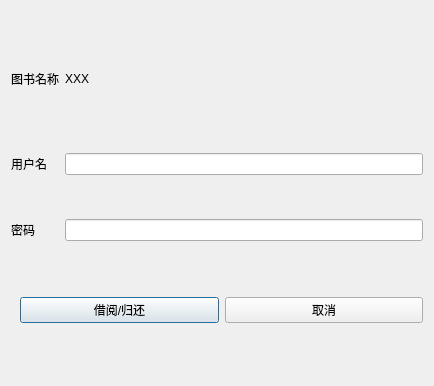
<?xml version="1.0" encoding="UTF-8"?>
<ui version="4.0">
 <class>Dlg_BookGS</class>
 <widget class="QDialog" name="Dlg_BookGS">
  <property name="geometry">
   <rect>
    <x>0</x>
    <y>0</y>
    <width>434</width>
    <height>386</height>
   </rect>
  </property>
  <property name="windowTitle">
   <string>Dialog</string>
  </property>
  <layout class="QGridLayout" name="gridLayout_2">
   <item row="0" column="0">
    <widget class="QLabel" name="label">
     <property name="text">
      <string>图书名称</string>
     </property>
    </widget>
   </item>
   <item row="0" column="1">
    <widget class="QLabel" name="lb_name">
     <property name="maximumSize">
      <size>
       <width>16777215</width>
       <height>60</height>
      </size>
     </property>
     <property name="text">
      <string>XXX</string>
     </property>
    </widget>
   </item>
   <item row="1" column="0">
    <widget class="QLabel" name="label_2">
     <property name="text">
      <string>用户名</string>
     </property>
    </widget>
   </item>
   <item row="1" column="1">
    <widget class="QLineEdit" name="le_user"/>
   </item>
   <item row="2" column="0">
    <widget class="QLabel" name="label_3">
     <property name="text">
      <string>密码</string>
     </property>
    </widget>
   </item>
   <item row="2" column="1">
    <widget class="QLineEdit" name="le_password"/>
   </item>
   <item row="3" column="0" colspan="2">
    <widget class="QWidget" name="widget" native="true">
     <property name="maximumSize">
      <size>
       <width>16777215</width>
       <height>50</height>
      </size>
     </property>
     <layout class="QGridLayout" name="gridLayout">
      <property name="topMargin">
       <number>0</number>
      </property>
      <property name="rightMargin">
       <number>0</number>
      </property>
      <property name="bottomMargin">
       <number>0</number>
      </property>
      <item row="0" column="0">
       <widget class="QPushButton" name="btn_get">
        <property name="text">
         <string>借阅/归还</string>
        </property>
       </widget>
      </item>
      <item row="0" column="1">
       <widget class="QPushButton" name="btn_cancel">
        <property name="text">
         <string>取消</string>
        </property>
       </widget>
      </item>
     </layout>
    </widget>
   </item>
  </layout>
 </widget>
 <resources/>
 <connections/>
</ui>
